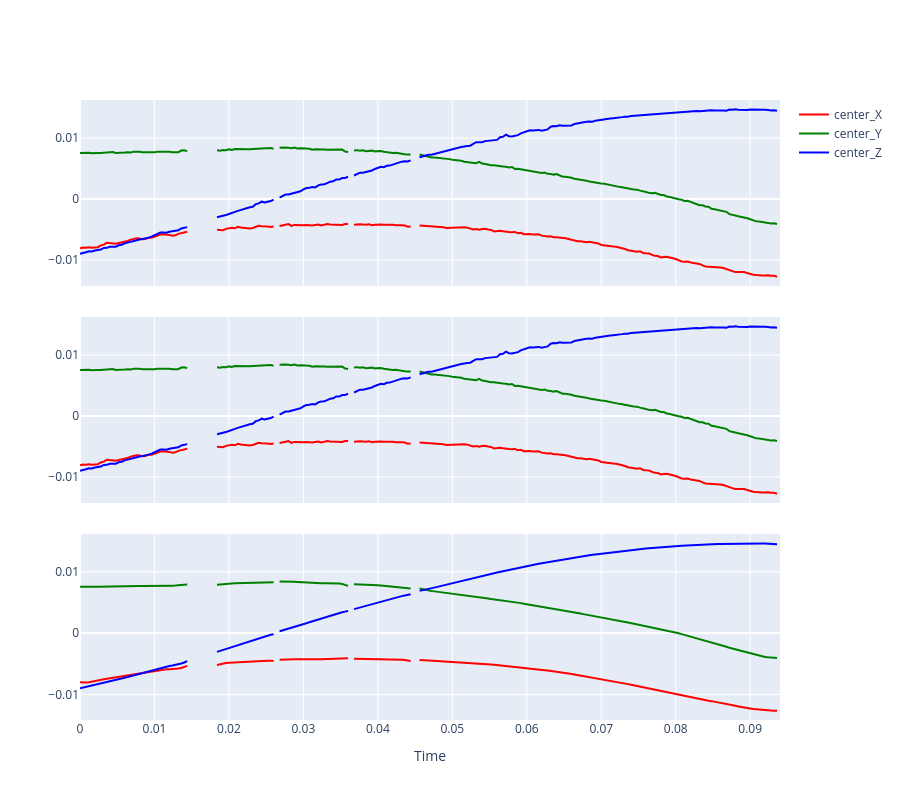
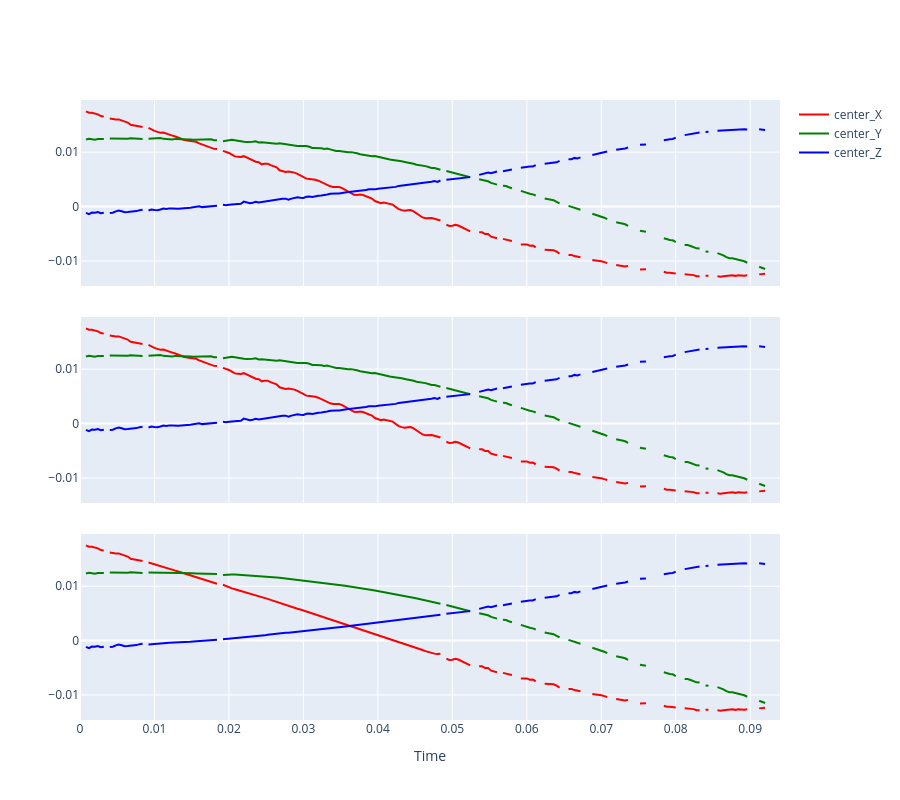
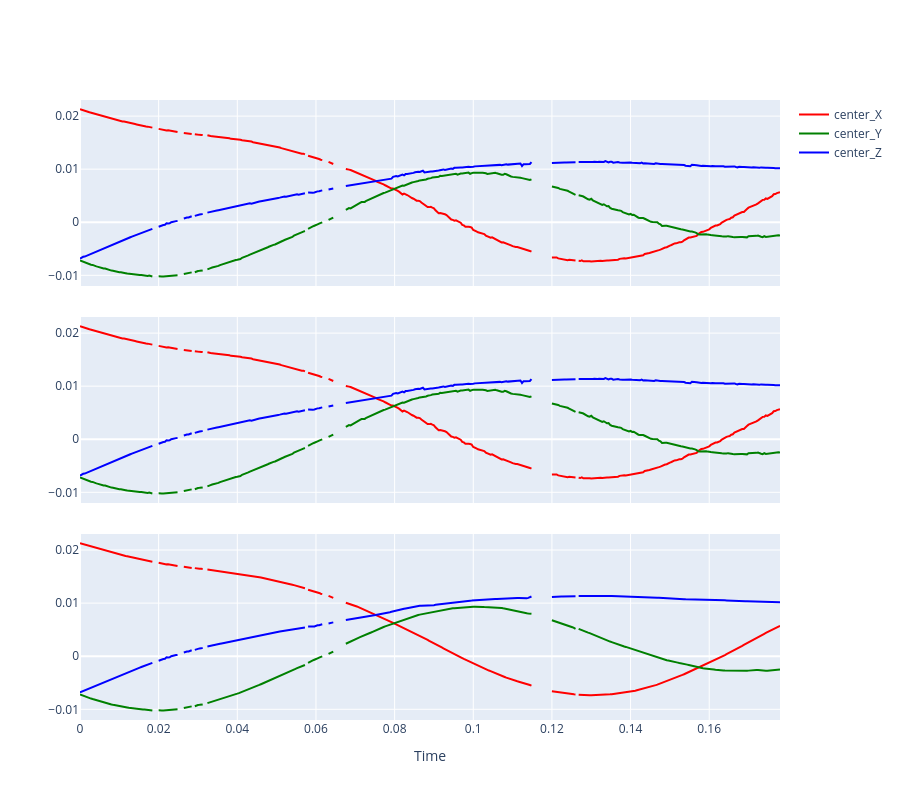
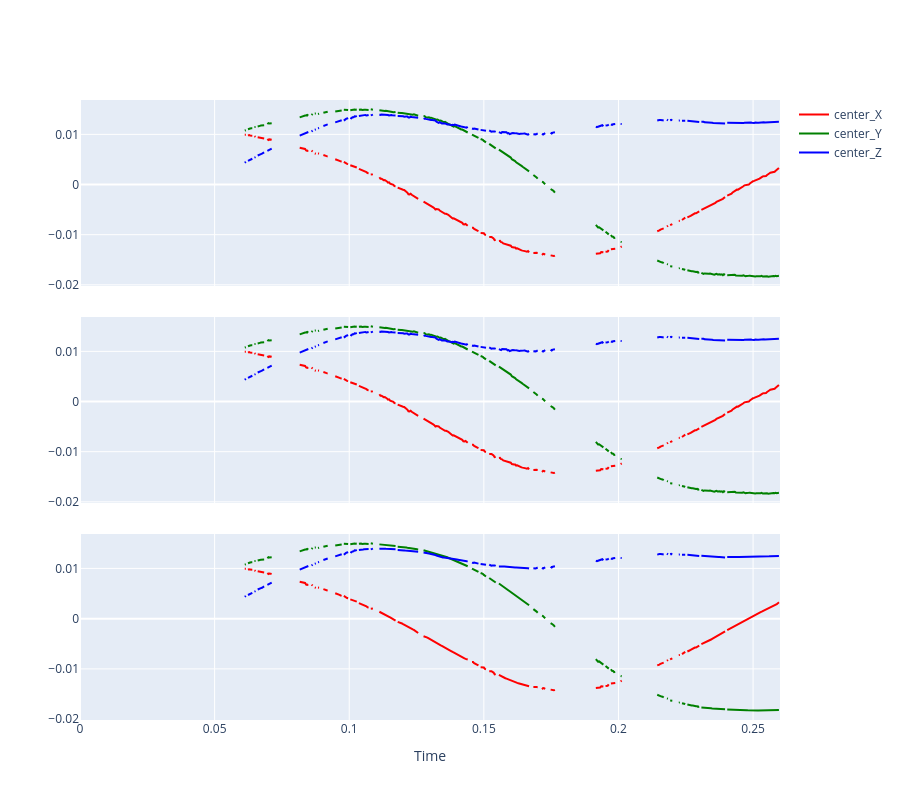

The cell these charts' notebook holds for them, in order:
### Code cell
fps = 2500

for raw in raw_tracks:
    fig.data = [] 
    raw_df = pd.read_csv(raw)
    
    trialID = os.path.basename(raw)[:13]
    print(f'working on {trialID}')
    
    interpol_df = pd.read_csv([file for file in interpol_tracks if trialID in file][0])
    smoothen_df = pd.read_csv([file for file in smoothen_tracks if trialID in file][0])
    
    cols = ["center_X", "center_Y", "center_Z"]
    # assign a fixed color to each column
    colors = {"center_X": "red", "center_Y": "green", "center_Z": "blue"}
    # add traces
    for row, df in enumerate([raw_df, interpol_df, smoothen_df], start=1):   # each df → one row
        center = df.loc[:, ['center_X', 'center_Y', 'center_Z']]
        time = np.arange(0, len(center))*1/fps
        for col in cols:                        # x, y, z traces
            fig.add_trace(
                go.Scatter(
                    x=time,          # or df["time"]
                    y=df[col],
                    mode="lines",
                    name=f"{col}",
                    line=dict(color=colors[col]),
                    showlegend=(row == 1)   # legend only once
                ),
                row=row,
                col=1
            )

    fig.update_xaxes(title_text="Time", row=3, col=1)
    fig.update_layout(height=800)     
    
    print(len(fig.data))
    fig.show()
    fig.write_html("./../../Tanvi-files/Figures/Check_Smoothening/" + trialID + '.html')
    print(f'plotting done for {trialID}')

### Figure 1 — Plotly figure (JSON) as saved in the notebook; plotly's stock layout.template omitted (floating-point values rounded to 4 significant figures; data arrays with more than 128 entries replaced by an {"elided": "..."} marker saying what was removed)
{"data": [{"line": {"color": "red"}, "mode": "lines", "name": "center_X", "showlegend": true, "type": "scatter", "x": {"elided": "236 float values"}, "xaxis": "x", "y": {"elided": "236 float values"}, "yaxis": "y"}, {"line": {"color": "green"}, "mode": "lines", "name": "center_Y", "showlegend": true, "type": "scatter", "x": {"elided": "236 float values"}, "xaxis": "x", "y": {"elided": "236 float values"}, "yaxis": "y"}, {"line": {"color": "blue"}, "mode": "lines", "name": "center_Z", "showlegend": true, "type": "scatter", "x": {"elided": "236 float values"}, "xaxis": "x", "y": {"elided": "236 float values"}, "yaxis": "y"}, {"line": {"color": "red"}, "mode": "lines", "name": "center_X", "showlegend": false, "type": "scatter", "x": {"elided": "236 float values"}, "xaxis": "x2", "y": {"elided": "236 float values"}, "yaxis": "y2"}, {"line": {"color": "green"}, "mode": "lines", "name": "center_Y", "showlegend": false, "type": "scatter", "x": {"elided": "236 float values"}, "xaxis": "x2", "y": {"elided": "236 float values"}, "yaxis": "y2"}, {"line": {"color": "blue"}, "mode": "lines", "name": "center_Z", "showlegend": false, "type": "scatter", "x": {"elided": "236 float values"}, "xaxis": "x2", "y": {"elided": "236 float values"}, "yaxis": "y2"}, {"line": {"color": "red"}, "mode": "lines", "name": "center_X", "showlegend": false, "type": "scatter", "x": {"elided": "236 float values"}, "xaxis": "x3", "y": {"elided": "236 float values"}, "yaxis": "y3"}, {"line": {"color": "green"}, "mode": "lines", "name": "center_Y", "showlegend": false, "type": "scatter", "x": {"elided": "236 float values"}, "xaxis": "x3", "y": {"elided": "236 float values"}, "yaxis": "y3"}, {"line": {"color": "blue"}, "mode": "lines", "name": "center_Z", "showlegend": false, "type": "scatter", "x": {"elided": "236 float values"}, "xaxis": "x3", "y": {"elided": "236 float values"}, "yaxis": "y3"}], "layout": {"height": 800, "xaxis": {"anchor": "y", "domain": [0, 1], "matches": "x3", "showticklabels": false}, "xaxis2": {"anchor": "y2", "domain": [0, 1], "matches": "x3", "showticklabels": false}, "xaxis3": {"anchor": "y3", "domain": [0, 1], "title": {"text": "Time"}}, "yaxis": {"anchor": "x", "domain": [0.7, 1]}, "yaxis2": {"anchor": "x2", "domain": [0.35, 0.65]}, "yaxis3": {"anchor": "x3", "domain": [0, 0.3]}}}

### Figure 2 — Plotly figure (JSON) as saved in the notebook; plotly's stock layout.template omitted (floating-point values rounded to 4 significant figures; data arrays with more than 128 entries replaced by an {"elided": "..."} marker saying what was removed)
{"data": [{"line": {"color": "red"}, "mode": "lines", "name": "center_X", "showlegend": true, "type": "scatter", "x": {"elided": "236 float values"}, "xaxis": "x", "y": {"elided": "236 float values"}, "yaxis": "y"}, {"line": {"color": "green"}, "mode": "lines", "name": "center_Y", "showlegend": true, "type": "scatter", "x": {"elided": "236 float values"}, "xaxis": "x", "y": {"elided": "236 float values"}, "yaxis": "y"}, {"line": {"color": "blue"}, "mode": "lines", "name": "center_Z", "showlegend": true, "type": "scatter", "x": {"elided": "236 float values"}, "xaxis": "x", "y": {"elided": "236 float values"}, "yaxis": "y"}, {"line": {"color": "red"}, "mode": "lines", "name": "center_X", "showlegend": false, "type": "scatter", "x": {"elided": "236 float values"}, "xaxis": "x2", "y": {"elided": "236 float values"}, "yaxis": "y2"}, {"line": {"color": "green"}, "mode": "lines", "name": "center_Y", "showlegend": false, "type": "scatter", "x": {"elided": "236 float values"}, "xaxis": "x2", "y": {"elided": "236 float values"}, "yaxis": "y2"}, {"line": {"color": "blue"}, "mode": "lines", "name": "center_Z", "showlegend": false, "type": "scatter", "x": {"elided": "236 float values"}, "xaxis": "x2", "y": {"elided": "236 float values"}, "yaxis": "y2"}, {"line": {"color": "red"}, "mode": "lines", "name": "center_X", "showlegend": false, "type": "scatter", "x": {"elided": "236 float values"}, "xaxis": "x3", "y": {"elided": "236 float values"}, "yaxis": "y3"}, {"line": {"color": "green"}, "mode": "lines", "name": "center_Y", "showlegend": false, "type": "scatter", "x": {"elided": "236 float values"}, "xaxis": "x3", "y": {"elided": "236 float values"}, "yaxis": "y3"}, {"line": {"color": "blue"}, "mode": "lines", "name": "center_Z", "showlegend": false, "type": "scatter", "x": {"elided": "236 float values"}, "xaxis": "x3", "y": {"elided": "236 float values"}, "yaxis": "y3"}], "layout": {"height": 800, "xaxis": {"anchor": "y", "domain": [0, 1], "matches": "x3", "showticklabels": false}, "xaxis2": {"anchor": "y2", "domain": [0, 1], "matches": "x3", "showticklabels": false}, "xaxis3": {"anchor": "y3", "domain": [0, 1], "title": {"text": "Time"}}, "yaxis": {"anchor": "x", "domain": [0.7, 1]}, "yaxis2": {"anchor": "x2", "domain": [0.35, 0.65]}, "yaxis3": {"anchor": "x3", "domain": [0, 0.3]}}}

### Figure 3 — Plotly figure (JSON) as saved in the notebook; plotly's stock layout.template omitted (floating-point values rounded to 4 significant figures; data arrays with more than 128 entries replaced by an {"elided": "..."} marker saying what was removed)
{"data": [{"line": {"color": "red"}, "mode": "lines", "name": "center_X", "showlegend": true, "type": "scatter", "x": {"elided": "446 float values"}, "xaxis": "x", "y": {"elided": "446 float values"}, "yaxis": "y"}, {"line": {"color": "green"}, "mode": "lines", "name": "center_Y", "showlegend": true, "type": "scatter", "x": {"elided": "446 float values"}, "xaxis": "x", "y": {"elided": "446 float values"}, "yaxis": "y"}, {"line": {"color": "blue"}, "mode": "lines", "name": "center_Z", "showlegend": true, "type": "scatter", "x": {"elided": "446 float values"}, "xaxis": "x", "y": {"elided": "446 float values"}, "yaxis": "y"}, {"line": {"color": "red"}, "mode": "lines", "name": "center_X", "showlegend": false, "type": "scatter", "x": {"elided": "446 float values"}, "xaxis": "x2", "y": {"elided": "446 float values"}, "yaxis": "y2"}, {"line": {"color": "green"}, "mode": "lines", "name": "center_Y", "showlegend": false, "type": "scatter", "x": {"elided": "446 float values"}, "xaxis": "x2", "y": {"elided": "446 float values"}, "yaxis": "y2"}, {"line": {"color": "blue"}, "mode": "lines", "name": "center_Z", "showlegend": false, "type": "scatter", "x": {"elided": "446 float values"}, "xaxis": "x2", "y": {"elided": "446 float values"}, "yaxis": "y2"}, {"line": {"color": "red"}, "mode": "lines", "name": "center_X", "showlegend": false, "type": "scatter", "x": {"elided": "446 float values"}, "xaxis": "x3", "y": {"elided": "446 float values"}, "yaxis": "y3"}, {"line": {"color": "green"}, "mode": "lines", "name": "center_Y", "showlegend": false, "type": "scatter", "x": {"elided": "446 float values"}, "xaxis": "x3", "y": {"elided": "446 float values"}, "yaxis": "y3"}, {"line": {"color": "blue"}, "mode": "lines", "name": "center_Z", "showlegend": false, "type": "scatter", "x": {"elided": "446 float values"}, "xaxis": "x3", "y": {"elided": "446 float values"}, "yaxis": "y3"}], "layout": {"height": 800, "xaxis": {"anchor": "y", "domain": [0, 1], "matches": "x3", "showticklabels": false}, "xaxis2": {"anchor": "y2", "domain": [0, 1], "matches": "x3", "showticklabels": false}, "xaxis3": {"anchor": "y3", "domain": [0, 1], "title": {"text": "Time"}}, "yaxis": {"anchor": "x", "domain": [0.7, 1]}, "yaxis2": {"anchor": "x2", "domain": [0.35, 0.65]}, "yaxis3": {"anchor": "x3", "domain": [0, 0.3]}}}

### Figure 4 — Plotly figure (JSON) as saved in the notebook; plotly's stock layout.template omitted (floating-point values rounded to 4 significant figures; data arrays with more than 128 entries replaced by an {"elided": "..."} marker saying what was removed)
{"data": [{"line": {"color": "red"}, "mode": "lines", "name": "center_X", "showlegend": true, "type": "scatter", "x": {"elided": "651 float values"}, "xaxis": "x", "y": {"elided": "651 float values"}, "yaxis": "y"}, {"line": {"color": "green"}, "mode": "lines", "name": "center_Y", "showlegend": true, "type": "scatter", "x": {"elided": "651 float values"}, "xaxis": "x", "y": {"elided": "651 float values"}, "yaxis": "y"}, {"line": {"color": "blue"}, "mode": "lines", "name": "center_Z", "showlegend": true, "type": "scatter", "x": {"elided": "651 float values"}, "xaxis": "x", "y": {"elided": "651 float values"}, "yaxis": "y"}, {"line": {"color": "red"}, "mode": "lines", "name": "center_X", "showlegend": false, "type": "scatter", "x": {"elided": "651 float values"}, "xaxis": "x2", "y": {"elided": "651 float values"}, "yaxis": "y2"}, {"line": {"color": "green"}, "mode": "lines", "name": "center_Y", "showlegend": false, "type": "scatter", "x": {"elided": "651 float values"}, "xaxis": "x2", "y": {"elided": "651 float values"}, "yaxis": "y2"}, {"line": {"color": "blue"}, "mode": "lines", "name": "center_Z", "showlegend": false, "type": "scatter", "x": {"elided": "651 float values"}, "xaxis": "x2", "y": {"elided": "651 float values"}, "yaxis": "y2"}, {"line": {"color": "red"}, "mode": "lines", "name": "center_X", "showlegend": false, "type": "scatter", "x": {"elided": "651 float values"}, "xaxis": "x3", "y": {"elided": "651 float values"}, "yaxis": "y3"}, {"line": {"color": "green"}, "mode": "lines", "name": "center_Y", "showlegend": false, "type": "scatter", "x": {"elided": "651 float values"}, "xaxis": "x3", "y": {"elided": "651 float values"}, "yaxis": "y3"}, {"line": {"color": "blue"}, "mode": "lines", "name": "center_Z", "showlegend": false, "type": "scatter", "x": {"elided": "651 float values"}, "xaxis": "x3", "y": {"elided": "651 float values"}, "yaxis": "y3"}], "layout": {"height": 800, "xaxis": {"anchor": "y", "domain": [0, 1], "matches": "x3", "showticklabels": false}, "xaxis2": {"anchor": "y2", "domain": [0, 1], "matches": "x3", "showticklabels": false}, "xaxis3": {"anchor": "y3", "domain": [0, 1], "title": {"text": "Time"}}, "yaxis": {"anchor": "x", "domain": [0.7, 1]}, "yaxis2": {"anchor": "x2", "domain": [0.35, 0.65]}, "yaxis3": {"anchor": "x3", "domain": [0, 0.3]}}}
